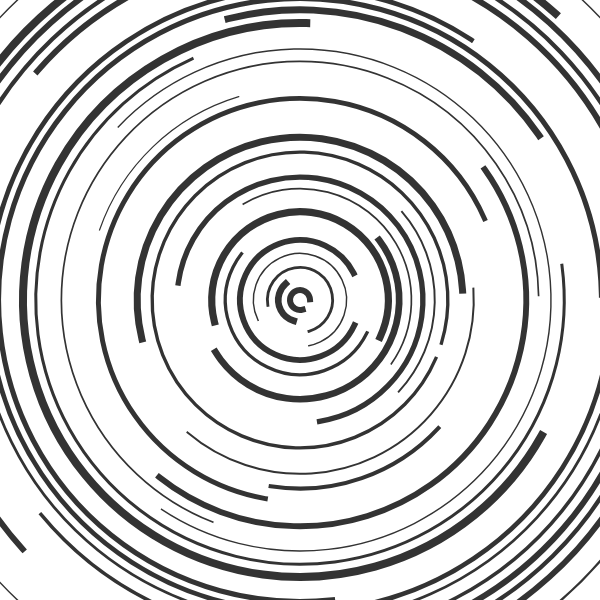
Frame 1 (no input)
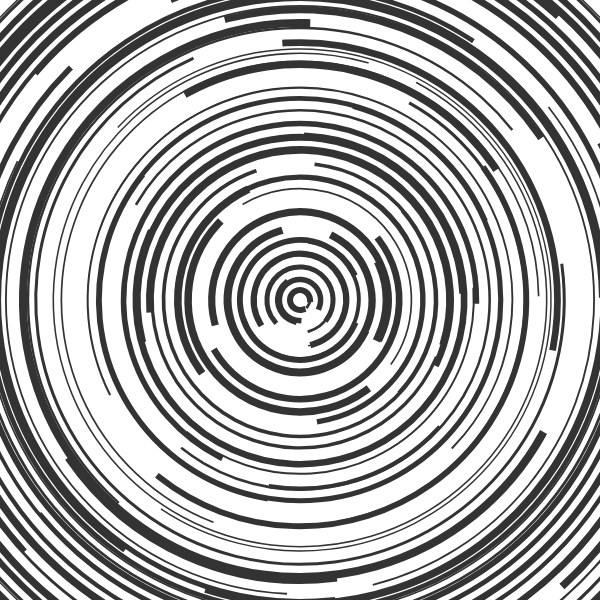
Frame 2 (the mouse pressed at the canvas centre, redrawn once)

The p5.js sketch that drew these frames (run headless with seeded random() and noise() and a simulated clock; the mouse was pressed at the canvas centre and the sketch redrawn once):

// p5.js sketch
// ── sketch.js
const MIN_WEIGHT = 1;
const MAX_WEIGHT = 8;
const MIN_INC = 20;
const MAX_INC = 30;

function setup () {
  createCanvas(600, 600);
  noLoop();
  stroke(51);
  strokeCap(PROJECT);
  noFill();
}

function draw () {
  let i = MIN_INC;
  while (i < max(width, height) * 1.5) {
    strokeWeight(random(MIN_WEIGHT, MAX_WEIGHT));
    let start = random(TWO_PI);
    arc(width / 2, height / 2, i, i, start, start + random(PI / 4, TWO_PI));
    i += random(MIN_INC, MAX_INC);
  }
}
